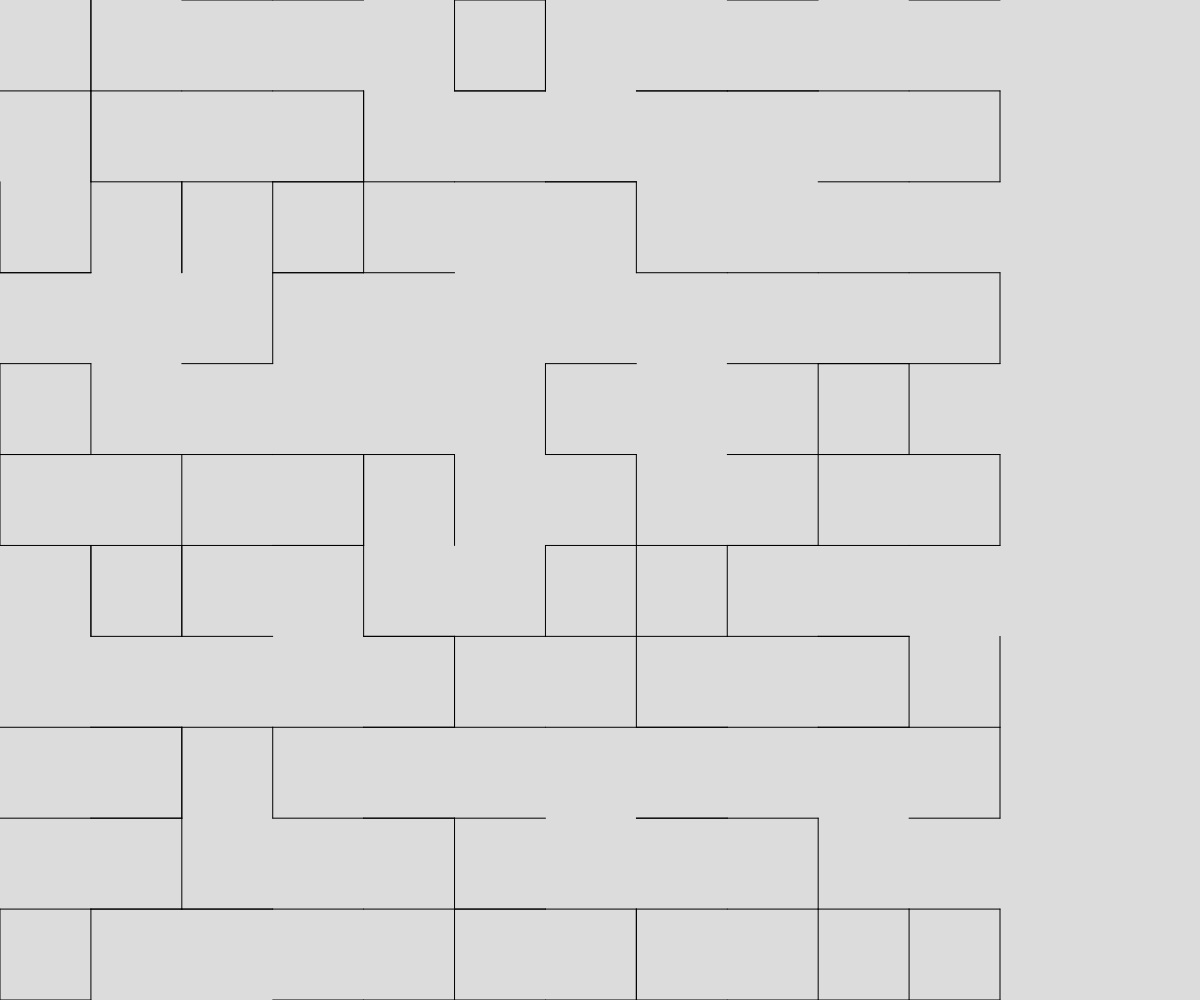
Frame 1 (no input)
Frame 60 (no input): identical to frame 1, image omitted
Frame 120 (the mouse pressed at the canvas centre since frame 60): identical to frame 1, image omitted

The p5.js sketch that drew this single still picture (run headless with seeded random() and noise() and a simulated clock; from frame 60 on, the mouse is pressed at the canvas centre):

// p5.js sketch
// ── sketch.js
// 2d-array assignment
// Faith
// april 6th?
//
// Extra for Experts:
// 

const ROWS = 11;
const COLS = 11;
let grid;
let cellSize;
let theMaze ;
let newMaze;

function setup() {
  createCanvas(windowWidth, windowHeight);
  background(220)

  if(width < height){
    cellSize = width/ROWS;
  }
  else{
    cellSize = height/ROWS;
  }
  grid = createRandom2darray();
  randomizeMaze(grid);
  displayGrid();
}

function draw() {
  
  
}


function createRandom2darray(){
  let newGrid = [];
  for (let y =0; y< ROWS; y++){
    newGrid.push([]);
    for(let x = 0; x< COLS; x++){
      let square = {
        side1: 1,
        side2: 1,
        side3: 1,
        side4: 1,
        playerHere: 0,
        

      };
      newGrid[y].push(square);
    }
    
  }
  return newGrid;

}

function randomizeMaze(grid){
  for(let y = 0; y < ROWS; y++){
    for(let x=0; x < COLS; x++){
      randomizeSides(grid[y][x]);
    }
  }

}

function randomizeSides(asquare){
  
  if(random(100) < 50){
    asquare.side1 = 1;
  }
  else{
    asquare.side1 = 0;
  }

  if(random(100) < 25){
    asquare.side2 = 1;
  }
  else{
    asquare.side2 = 0;
  }

  if(random(100) < 50){
    asquare.side3 = 1;
  }
  else{
    asquare.side3 = 0;
  }

  if(random(100) < 25){
    asquare.side4 = 1;
  }
  else{
    asquare.side4 = 0;
  }
}

function displayGrid(){
  fill("black")
  for(let y =0; y<ROWS; y++){
    for(let x=0; x<COLS; x++){
      if(grid[y][x].side1 === 1){
        line(x*cellSize , y*cellSize , x*cellSize +cellSize, y*cellSize );
      }
      if (grid[y][x].side2 === 1){
        line(x*cellSize + cellSize, y*cellSize , x*cellSize + cellSize, y*cellSize + cellSize);  
      }
      if (grid[y][x].side3 === 1){
        line(x*cellSize, y*cellSize + cellSize, x*cellSize + cellSize, y*cellSize + cellSize);  
      }
      if (grid[y][x].side4 === 1){
        line(x*cellSize, y*cellSize + cellSize, x*cellSize , y*cellSize);  
      }
      
    }
  }
}

function createRandomMaze(){
  newMaze = createRandom2darray();
  firstX = random(COLS);
  firstY = random(ROWS);
  
}

function addFrontiers(x,y){
  
  
}
